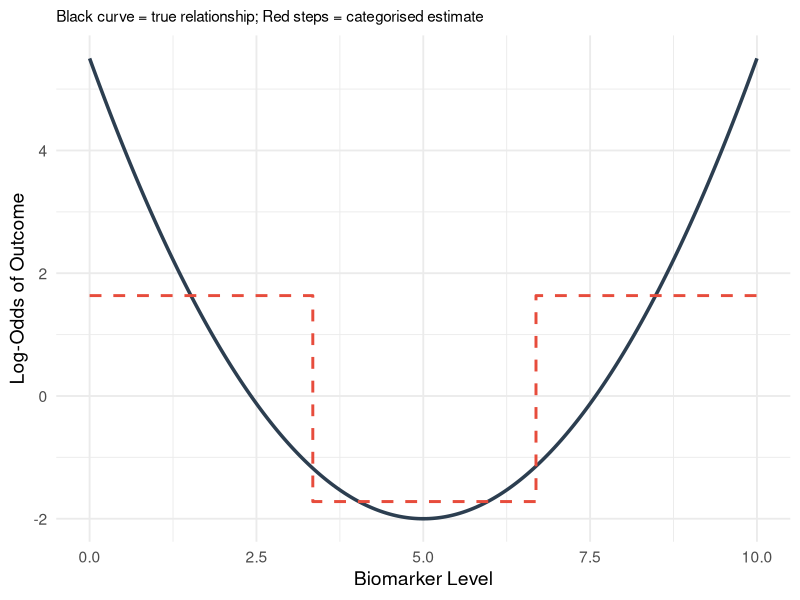

The R source for this figure: (Note: this script raises an error after producing the figure.)
## ---- chunk 1
#| label: fig-categorisation-problem
#| fig-cap: "True non-linear relationship (solid curve) versus what categorisation into tertiles recovers (stepped line). Categorisation misses the U-shape entirely."
#| code-fold: true
#| warning: false

library(ggplot2)

set.seed(42)
x <- seq(0, 10, length.out = 300)
# True U-shaped relationship
y_true <- 0.3 * (x - 5)^2 - 2

df <- data.frame(x = x, y_true = y_true)

# Categorise into tertiles
df$category <- cut(df$x, breaks = quantile(df$x, probs = c(0, 1/3, 2/3, 1)),
                   include.lowest = TRUE, labels = c("Low", "Medium", "High"))
cat_means <- aggregate(y_true ~ category, data = df, FUN = mean)

df$y_cat <- cat_means$y_true[match(df$category, cat_means$category)]

ggplot(df, aes(x = x)) +
  geom_line(aes(y = y_true), linewidth = 1.2, colour = "#2c3e50") +
  geom_step(aes(y = y_cat), linewidth = 1, colour = "#e74c3c", linetype = "dashed") +
  labs(x = "Biomarker Level", y = "Log-Odds of Outcome",
       subtitle = "Black curve = true relationship; Red steps = categorised estimate") +
  theme_minimal(base_size = 14) +
  theme(plot.subtitle = element_text(size = 11))
## ---- chunk 2
#| label: fig-rcs-interpretation
#| fig-cap: "Illustration of an RCS(4) fit. Knot locations are marked with triangles. The relationship is linear beyond the outer knots and flexibly curved between them."
#| code-fold: true
#| warning: false
#| message: false

library(rms)
library(ggplot2)

set.seed(123)
n <- 500
x <- runif(n, 20, 45)
# True non-linear relationship (a gentle U-shape in BMI). The coefficients
# are kept modest so the outcome is not near-separated --- otherwise the
# fitted log-odds and their confidence band explode and the curve becomes
# invisible against a huge y-axis.
logit_p <- -2 + 0.02 * (x - 30)^2
p <- plogis(logit_p)
y <- rbinom(n, 1, p)

dd <- datadist(x)
options(datadist = "dd")

fit <- lrm(y ~ rcs(x, 4))
knot_locs <- attr(rcs(x, 4), "parms")

# Prediction across the range of BMI
x_pred <- seq(20, 45, length.out = 200)
pred <- as.data.frame(Predict(fit, x = x_pred))

# Zoom the y-axis to the fitted curve and its confidence band so the
# U-shape is clearly visible.
y_lo <- min(pred$lower)
y_hi <- max(pred$upper)

ggplot(pred, aes(x = x, y = yhat)) +
  geom_ribbon(aes(ymin = lower, ymax = upper), alpha = 0.2, fill = "#3498db") +
  geom_line(linewidth = 1.2, colour = "#2c3e50") +
  geom_point(data = data.frame(x = knot_locs, y = y_lo),
             aes(x = x, y = y), shape = 17, size = 3, colour = "#e74c3c") +
  geom_hline(yintercept = 0, linetype = "dashed", colour = "grey50") +
  coord_cartesian(ylim = c(y_lo, y_hi)) +
  labs(x = "BMI (kg/m\u00b2)", y = "Log-Odds of Outcome",
       subtitle = "RCS with 4 knots; triangles mark knot positions") +
  theme_minimal(base_size = 14)
## ---- chunk 3
#| label: fig-csf-glucose-raw
#| fig-cap: "Simulated relationship between CSF glucose and probability of bacterial meningitis, illustrating the non-linear (threshold-like) pattern."
#| code-fold: true
#| warning: false
#| message: false

library(ggplot2)
library(rms)

set.seed(2025)
n <- 400
csf_glucose <- rlnorm(n, meanlog = log(3), sdlog = 0.6)
csf_glucose <- pmin(csf_glucose, 10)

# True relationship: steep drop in probability below ~2, then flat
logit_p <- 3 - 4 * pmax(0, 2.5 - csf_glucose) - 0.3 * csf_glucose
p_bact <- plogis(logit_p)
bacterial <- rbinom(n, 1, p_bact)

df_csf <- data.frame(csf_glucose = csf_glucose, bacterial = bacterial)

ggplot(df_csf, aes(x = csf_glucose, y = bacterial)) +
  geom_jitter(height = 0.05, alpha = 0.3, width = 0.05) +
  geom_smooth(method = "loess", se = TRUE, colour = "#2c3e50") +
  labs(x = "CSF Glucose (mmol/L)", y = "Probability of Bacterial Meningitis",
       subtitle = "Loess smooth suggests a non-linear (threshold-like) relationship") +
  theme_minimal(base_size = 14)
## ---- chunk 4
#| label: model-comparison-csf
#| warning: false
#| message: false

library(rms)

dd_csf <- datadist(df_csf)
options(datadist = "dd_csf")

# Model 1: Linear
fit_linear <- lrm(bacterial ~ csf_glucose, data = df_csf)

# Model 2: Categorised
df_csf$glucose_low <- as.numeric(df_csf$csf_glucose < 2.2)
fit_cat <- lrm(bacterial ~ glucose_low, data = df_csf)

# Model 3: RCS with 4 knots
fit_rcs <- lrm(bacterial ~ rcs(csf_glucose, 4), data = df_csf)

# Compare AIC
aic_vals <- c(
  Linear = AIC(fit_linear),
  Categorised = AIC(fit_cat),
  RCS_4knots = AIC(fit_rcs)
)

cat("AIC Comparison:\n")
print(round(aic_vals, 1))
cat("\nLower AIC = better fit (penalised for complexity)\n")
## ---- chunk 5
#| label: nonlinearity-test
#| warning: false
#| message: false

# The anova() function in rms tests the overall effect and non-linearity separately
cat("ANOVA for RCS model:\n")
print(anova(fit_rcs))
## ---- chunk 6
#| label: fig-csf-model-comparison
#| fig-cap: "Comparison of linear (blue), categorised (red), and RCS (black) model fits for the CSF glucose--bacterial meningitis relationship."
#| code-fold: true
#| warning: false
#| message: false

x_seq <- seq(min(df_csf$csf_glucose), max(df_csf$csf_glucose), length.out = 200)

# Predictions from each model
pred_linear <- predict(fit_linear, newdata = data.frame(csf_glucose = x_seq),
                       type = "fitted")
pred_cat <- predict(fit_cat,
                    newdata = data.frame(glucose_low = as.numeric(x_seq < 2.2)),
                    type = "fitted")

pred_rcs_obj <- Predict(fit_rcs, csf_glucose = x_seq)

plot_df <- data.frame(
  csf_glucose = rep(x_seq, 3),
  probability = c(pred_linear, pred_cat, as.data.frame(pred_rcs_obj)$yhat),
  Model = rep(c("Linear", "Categorised (<2.2)", "RCS (4 knots)"), each = length(x_seq))
)

# Convert RCS from log-odds to probability for fair comparison
plot_df$probability[plot_df$Model == "RCS (4 knots)"] <-
  plogis(plot_df$probability[plot_df$Model == "RCS (4 knots)"])

ggplot(plot_df, aes(x = csf_glucose, y = probability, colour = Model)) +
  geom_line(linewidth = 1.1) +
  scale_colour_manual(values = c("Linear" = "#3498db",
                                  "Categorised (<2.2)" = "#e74c3c",
                                  "RCS (4 knots)" = "#2c3e50")) +
  labs(x = "CSF Glucose (mmol/L)", y = "Predicted Probability of Bacterial Meningitis") +
  theme_minimal(base_size = 14) +
  theme(legend.position = "bottom")
## ---- chunk 7
#| label: r-implementation
#| warning: false
#| message: false

library(rms)
library(ggplot2)

# --- Simulated example data (replace this block with your own data) ---
set.seed(1)
n <- 400
predictor   <- runif(n, 20, 45)
confounder1 <- rnorm(n)
confounder2 <- rbinom(n, 1, 0.4)
logit_p <- -8 + 0.05 * (predictor - 30)^2 + 0.3 * confounder1 + 0.5 * confounder2
dat <- data.frame(
  outcome = rbinom(n, 1, plogis(logit_p)),
  predictor = predictor,
  confounder1 = confounder1,
  confounder2 = confounder2
)

# Step 1: Tell rms about the data distribution (required for Predict/summary)
dd <- datadist(dat)
options(datadist = "dd")

# Step 2: Fit a logistic regression with the predictor modelled as an RCS(4)
fit <- lrm(outcome ~ rcs(predictor, 4) + confounder1 + confounder2, data = dat)

# Step 3: Examine the model
print(fit)         # Overall model summary
anova(fit)         # Tests for each predictor (total effect + non-linearity)

# Step 4: Plot the fitted relationship across the range of the predictor
pred_df <- as.data.frame(Predict(fit, predictor))
ggplot(pred_df, aes(x = predictor, y = yhat)) +
  geom_ribbon(aes(ymin = lower, ymax = upper), alpha = 0.2, fill = "#3498db") +
  geom_line(linewidth = 1) +
  labs(x = "Predictor", y = "Log-Odds of Outcome") +
  theme_minimal(base_size = 13)

# Step 5: A specific contrast --- log-odds ratio for predictor 30 vs 25
summary(fit, predictor = c(25, 30))
